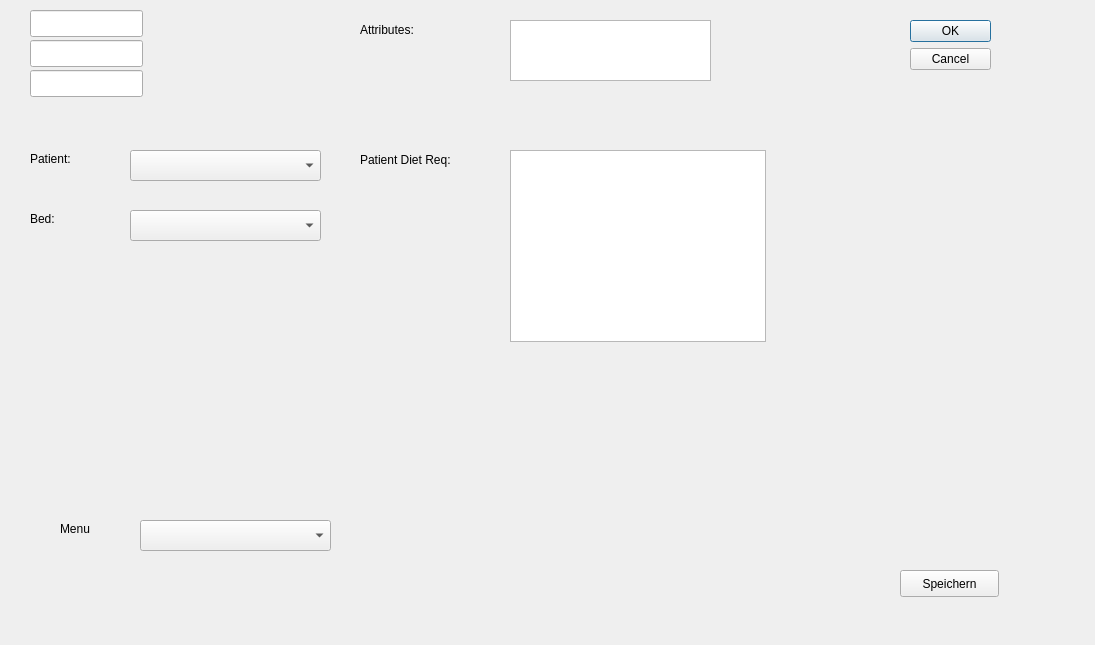
<?xml version="1.0" encoding="UTF-8"?>
<ui version="4.0">
 <class>Restriction</class>
 <widget class="QDialog" name="Restriction">
  <property name="geometry">
   <rect>
    <x>0</x>
    <y>0</y>
    <width>1095</width>
    <height>645</height>
   </rect>
  </property>
  <property name="windowTitle">
   <string>Dialog</string>
  </property>
  <widget class="QDialogButtonBox" name="buttonBox">
   <property name="geometry">
    <rect>
     <x>910</x>
     <y>20</y>
     <width>81</width>
     <height>241</height>
    </rect>
   </property>
   <property name="orientation">
    <enum>Qt::Vertical</enum>
   </property>
   <property name="standardButtons">
    <set>QDialogButtonBox::Cancel|QDialogButtonBox::Ok</set>
   </property>
  </widget>
  <widget class="QTableView" name="tableViewBed">
   <property name="geometry">
    <rect>
     <x>510</x>
     <y>20</y>
     <width>201</width>
     <height>61</height>
    </rect>
   </property>
  </widget>
  <widget class="QComboBox" name="comboBoxBed">
   <property name="geometry">
    <rect>
     <x>130</x>
     <y>210</y>
     <width>191</width>
     <height>31</height>
    </rect>
   </property>
  </widget>
  <widget class="QLineEdit" name="le_bed_id">
   <property name="geometry">
    <rect>
     <x>30</x>
     <y>10</y>
     <width>113</width>
     <height>27</height>
    </rect>
   </property>
  </widget>
  <widget class="QLineEdit" name="le_room_id">
   <property name="geometry">
    <rect>
     <x>30</x>
     <y>40</y>
     <width>113</width>
     <height>27</height>
    </rect>
   </property>
  </widget>
  <widget class="QLineEdit" name="le_description">
   <property name="geometry">
    <rect>
     <x>30</x>
     <y>70</y>
     <width>113</width>
     <height>27</height>
    </rect>
   </property>
  </widget>
  <widget class="QComboBox" name="comboBoxMenu">
   <property name="geometry">
    <rect>
     <x>140</x>
     <y>520</y>
     <width>191</width>
     <height>31</height>
    </rect>
   </property>
  </widget>
  <widget class="QLabel" name="label">
   <property name="geometry">
    <rect>
     <x>30</x>
     <y>210</y>
     <width>67</width>
     <height>17</height>
    </rect>
   </property>
   <property name="text">
    <string>Bed:</string>
   </property>
  </widget>
  <widget class="QLabel" name="label_2">
   <property name="geometry">
    <rect>
     <x>60</x>
     <y>520</y>
     <width>67</width>
     <height>17</height>
    </rect>
   </property>
   <property name="text">
    <string>Menu</string>
   </property>
  </widget>
  <widget class="QLabel" name="label_3">
   <property name="geometry">
    <rect>
     <x>360</x>
     <y>20</y>
     <width>101</width>
     <height>20</height>
    </rect>
   </property>
   <property name="text">
    <string>Attributes:</string>
   </property>
  </widget>
  <widget class="QPushButton" name="pushButton">
   <property name="geometry">
    <rect>
     <x>900</x>
     <y>570</y>
     <width>99</width>
     <height>27</height>
    </rect>
   </property>
   <property name="text">
    <string>Speichern</string>
   </property>
  </widget>
  <widget class="QTableView" name="tableViewPatientDietReq">
   <property name="geometry">
    <rect>
     <x>510</x>
     <y>150</y>
     <width>256</width>
     <height>192</height>
    </rect>
   </property>
  </widget>
  <widget class="QLabel" name="label_4">
   <property name="geometry">
    <rect>
     <x>360</x>
     <y>150</y>
     <width>131</width>
     <height>20</height>
    </rect>
   </property>
   <property name="text">
    <string>Patient Diet Req:</string>
   </property>
  </widget>
  <widget class="QComboBox" name="comboBoxPatient">
   <property name="geometry">
    <rect>
     <x>130</x>
     <y>150</y>
     <width>191</width>
     <height>31</height>
    </rect>
   </property>
  </widget>
  <widget class="QLabel" name="label_5">
   <property name="geometry">
    <rect>
     <x>30</x>
     <y>150</y>
     <width>67</width>
     <height>17</height>
    </rect>
   </property>
   <property name="text">
    <string>Patient:</string>
   </property>
  </widget>
 </widget>
 <resources/>
 <connections>
  <connection>
   <sender>buttonBox</sender>
   <signal>accepted()</signal>
   <receiver>Restriction</receiver>
   <slot>accept()</slot>
   <hints>
    <hint type="sourcelabel">
     <x>248</x>
     <y>254</y>
    </hint>
    <hint type="destinationlabel">
     <x>157</x>
     <y>274</y>
    </hint>
   </hints>
  </connection>
  <connection>
   <sender>buttonBox</sender>
   <signal>rejected()</signal>
   <receiver>Restriction</receiver>
   <slot>reject()</slot>
   <hints>
    <hint type="sourcelabel">
     <x>316</x>
     <y>260</y>
    </hint>
    <hint type="destinationlabel">
     <x>286</x>
     <y>274</y>
    </hint>
   </hints>
  </connection>
 </connections>
</ui>
